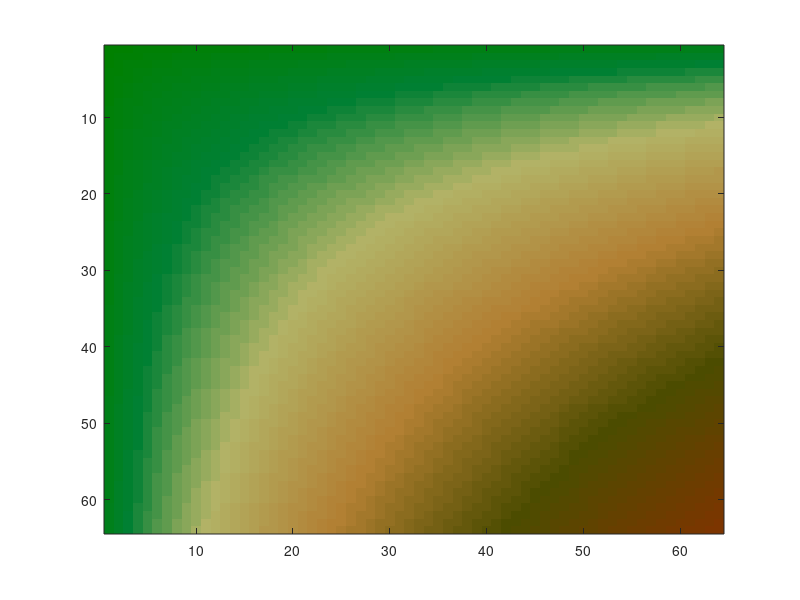

Reproduce this figure in MATLAB.
% 
nc=6; 
coler=zeros(nc,3); 
coler(1,1:3)=[0. .5 0.0]; 
coler(2,1:3)=[0 0.5 0.2];
coler(3,1:3)=[.7 .7 .4]; 
coler(4,1:3)=[.7 .5 .2];
coler(5,1:3)=[0.3 .3 0.]; 
coler(6,1:3)=[.5 .2 0.];
coler(7,1:3)=[.7 .0 .8];
coler(8,1:3)=[.5 0. .3]; 
npl = ceil(64/(nc-1));
nseg=nc-1; 
cc=zeros(64,3); 
cc(1,1:3)=coler(1,1:3); 
for ns=1:nseg
    n1=(ns-1)*npl+1; 
    n2=n1+npl-1; 
for l=n1:n2 
    cc(l,1:3)=coler(ns,1:3)+((l-n1)*(coler(ns+1,1:3)-coler(ns,1:3))/(npl)); 
end 
end 
l1=[1:1:64]; 
l2=l1'*l1; 
figure(3); 
clf; 
imagesc(l2.^0.5); 
colormap(cc); 